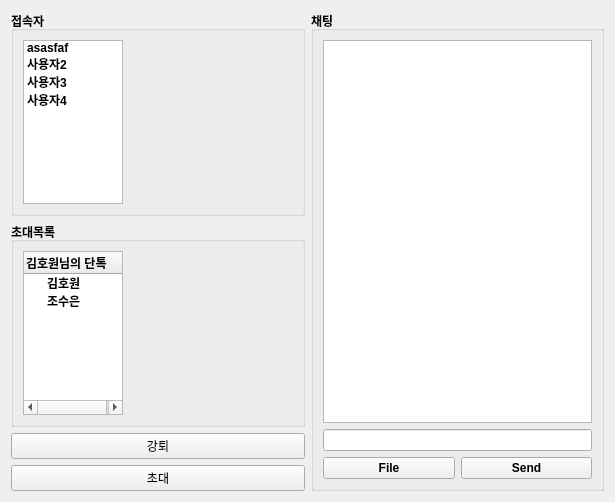
<?xml version="1.0" encoding="UTF-8"?>
<ui version="4.0">
 <class>ChatGroupForm</class>
 <widget class="QWidget" name="ChatGroupForm">
  <property name="geometry">
   <rect>
    <x>0</x>
    <y>0</y>
    <width>615</width>
    <height>502</height>
   </rect>
  </property>
  <property name="windowTitle">
   <string>Form</string>
  </property>
  <layout class="QHBoxLayout" name="horizontalLayout_3">
   <item>
    <layout class="QHBoxLayout" name="horizontalLayout_2">
     <item>
      <layout class="QVBoxLayout" name="verticalLayout_4">
       <item>
        <widget class="QGroupBox" name="groupBox">
         <property name="font">
          <font>
           <bold>true</bold>
          </font>
         </property>
         <property name="title">
          <string>접속자</string>
         </property>
         <property name="flat">
          <bool>true</bool>
         </property>
         <layout class="QVBoxLayout" name="verticalLayout_3">
          <item>
           <widget class="QListWidget" name="listWidget_2">
            <property name="maximumSize">
             <size>
              <width>100</width>
              <height>16777215</height>
             </size>
            </property>
            <item>
             <property name="text">
              <string>asasfaf</string>
             </property>
            </item>
            <item>
             <property name="text">
              <string>사용자2</string>
             </property>
            </item>
            <item>
             <property name="text">
              <string>사용자3</string>
             </property>
            </item>
            <item>
             <property name="text">
              <string>사용자4</string>
             </property>
            </item>
           </widget>
          </item>
         </layout>
        </widget>
       </item>
       <item>
        <widget class="QGroupBox" name="groupBox_2">
         <property name="font">
          <font>
           <bold>true</bold>
          </font>
         </property>
         <property name="title">
          <string>초대목록</string>
         </property>
         <property name="flat">
          <bool>true</bool>
         </property>
         <layout class="QVBoxLayout" name="verticalLayout">
          <item>
           <widget class="QTreeWidget" name="treeWidget">
            <property name="maximumSize">
             <size>
              <width>100</width>
              <height>16777215</height>
             </size>
            </property>
            <column>
             <property name="text">
              <string>김호원님의 단톡</string>
             </property>
            </column>
            <item>
             <property name="text">
              <string>김호원</string>
             </property>
            </item>
            <item>
             <property name="text">
              <string>조수은</string>
             </property>
            </item>
           </widget>
          </item>
         </layout>
        </widget>
       </item>
       <item>
        <widget class="QPushButton" name="pushButton_4">
         <property name="text">
          <string>강퇴</string>
         </property>
        </widget>
       </item>
       <item>
        <widget class="QPushButton" name="pushButton_5">
         <property name="text">
          <string>초대</string>
         </property>
        </widget>
       </item>
      </layout>
     </item>
     <item>
      <widget class="QGroupBox" name="groupBox_3">
       <property name="font">
        <font>
         <bold>true</bold>
        </font>
       </property>
       <property name="title">
        <string>채팅</string>
       </property>
       <property name="flat">
        <bool>true</bool>
       </property>
       <layout class="QVBoxLayout" name="verticalLayout_2">
        <item>
         <widget class="QTextEdit" name="textEdit">
          <property name="maximumSize">
           <size>
            <width>300</width>
            <height>16777215</height>
           </size>
          </property>
         </widget>
        </item>
        <item>
         <widget class="QLineEdit" name="lineEdit">
          <property name="maximumSize">
           <size>
            <width>300</width>
            <height>16777215</height>
           </size>
          </property>
         </widget>
        </item>
        <item>
         <layout class="QHBoxLayout" name="horizontalLayout">
          <item>
           <widget class="QPushButton" name="pushButton_2">
            <property name="maximumSize">
             <size>
              <width>150</width>
              <height>16777215</height>
             </size>
            </property>
            <property name="text">
             <string>File</string>
            </property>
           </widget>
          </item>
          <item>
           <widget class="QPushButton" name="pushButton">
            <property name="maximumSize">
             <size>
              <width>150</width>
              <height>16777215</height>
             </size>
            </property>
            <property name="text">
             <string>Send</string>
            </property>
           </widget>
          </item>
         </layout>
        </item>
       </layout>
      </widget>
     </item>
    </layout>
   </item>
  </layout>
 </widget>
 <resources/>
 <connections/>
</ui>
